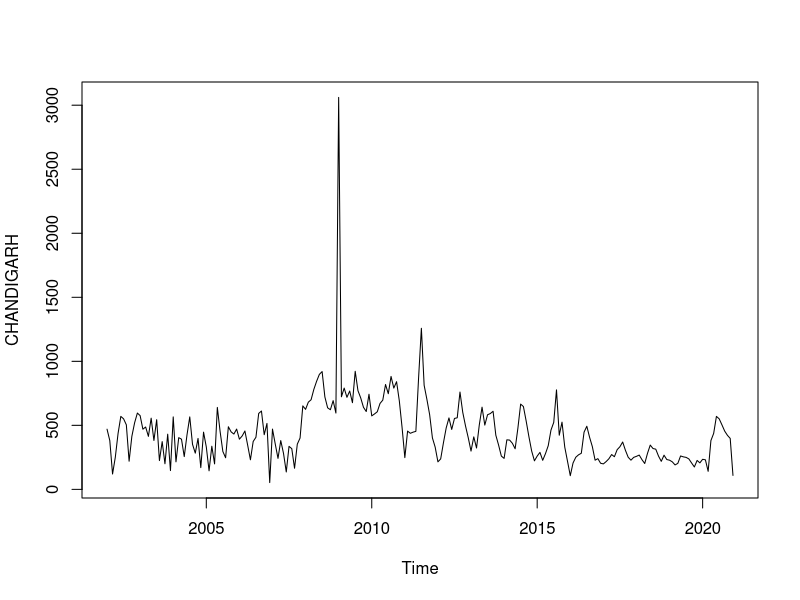
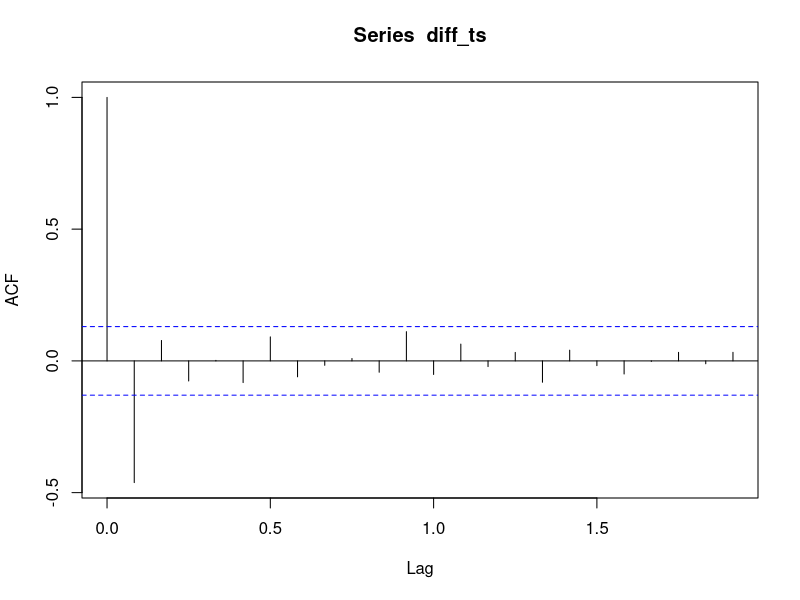
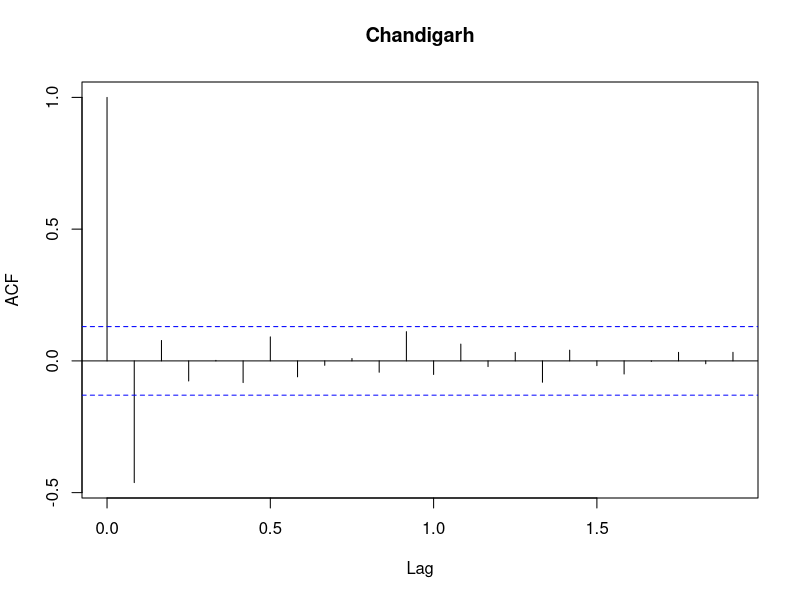
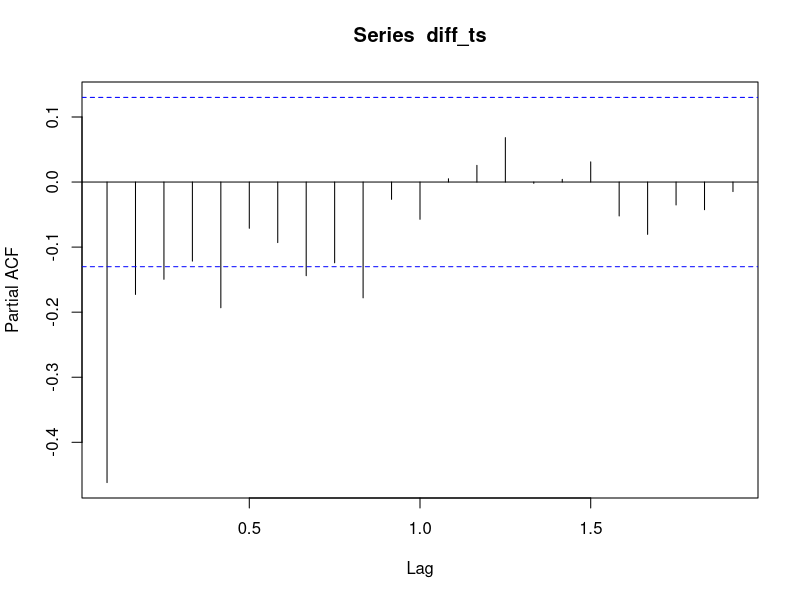
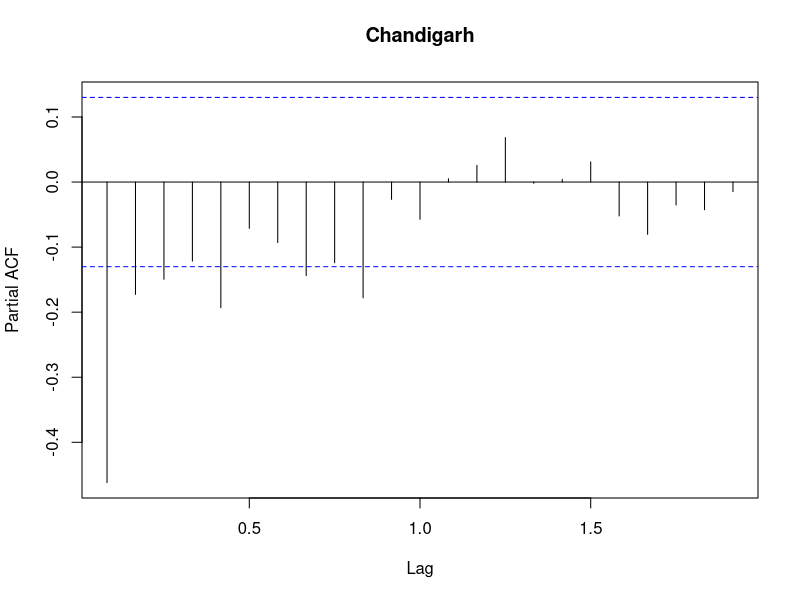

Recreate these plots in R, in order. (Note: this script raises an error after producing the figures.)
data = read.csv("5_TS_LEMON.csv")

#CHANGING TO TIME SERIES

CHANDIGARH <- ts(data$CHANDIGARH, start = c(2002, 1), end = c(2022, 12), frequency = 12)
CHANDIGARH
CHANDIGARH <- ts(data$CHANDIGARH, start = c(2002, 1), end = c(2020, 12), frequency = 12)

#PLOTTING DATA

plot(CHANDIGARH)

#ADF TEST TO CHECK P-VALUE

library(tseries)
adf.test(CHANDIGARH)


#DIFFERENCING FOR STATIONARITY
diff_ts = diff(CHANDIGARH)

#AGAIN TEST
adf.test(diff_ts)

# Compute autocorrelation function
acf_result <- acf(diff_ts)

# Plot autocorrelation function with title
plot(acf_result, main = "Chandigarh")
# Compute autocorrelation function
pacf_result <- pacf(diff_ts)

# Plot autocorrelation function with title
plot(pacf_result, main = "Chandigarh")
# AUTO ARIMA

auto_arima =auto.arima(data_ts)

#FORECASTING FOR AUTO.ARIMA
library(forecast)
forecast = forecast(auto_arima,h=24)
forecast
plot(forecast)
#2022 VALUES(ACTUAL)

data_ts[240:252]

# FITTING OWN ARIMA MODEL BY USING ACF AND PACF PLOTS

library(forecast)
model_2= Arima(CHANDIGARH,order =c(2,0,1))

#FORECASTING FOR FITTED ARIMA MODELS

forecast_2 = forecast(model_2,h=24)

forecast_2
#ACTUAL VALUES

data_ts[229:252]

#PLOTTING FORECAST

autoplot(forecast_2,main = "Chandigarh",xlab="Year", ylab = "Production in Tons")

#checking accuracy for every model

# For auto ARIMA
mae_auto = mean(abs(forecast$residuals))
mse_auto = mean(forecast$residuals^2)
rmse_auto = sqrt(mse_auto)
actual_values = data_ts[229:252]
mape_auto = mean(abs(forecast$residuals / actual_values)) * 100
mae_auto
mse_auto
rmse_auto
mape_auto


#for forecast_2
mae_2 = mean(abs(forecast_2$residuals))

mse_2 = mean(forecast_2$residuals^2)

rmse_2 = sqrt(mse_2)

mape_2= mean(abs(forecast_2$residuals / actual_values)) * 100
mae_2
mse_2
rmse_2
mape_2

# model 2 performing better


#install.packages("e1071")
library(e1071)
library(stats)
# Compute skewness
skewness <- skewness(data_ts)

# Compute kurtosis
kurtosis <- kurtosis(data_ts)

# Compute standard deviation
std_dev <- sd(data_ts)
skewness
kurtosis
std_dev
summary(data_ts)

df<- data.frame(forecast_2)
write.csv(df, "CHANDIGARH.csv")
